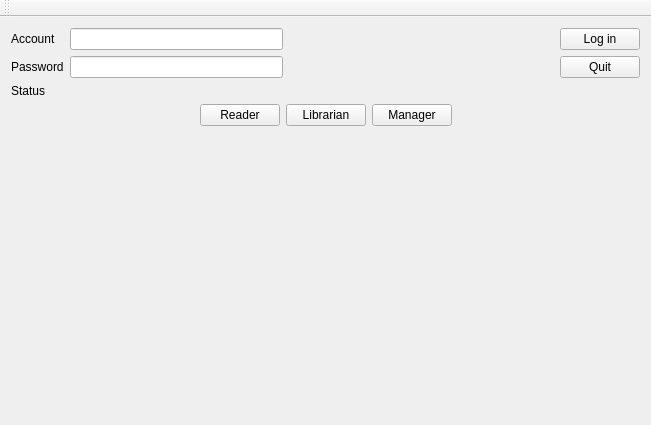
<?xml version="1.0" encoding="UTF-8"?>
<ui version="4.0">
 <class>LoginForm</class>
 <widget class="QMainWindow" name="LoginForm">
  <property name="geometry">
   <rect>
    <x>0</x>
    <y>0</y>
    <width>651</width>
    <height>425</height>
   </rect>
  </property>
  <property name="windowTitle">
   <string>LoginForm</string>
  </property>
  <widget class="QWidget" name="centralWidget">
   <layout class="QVBoxLayout" name="verticalLayout_2">
    <item>
     <layout class="QHBoxLayout" name="horizontalLayout">
      <item>
       <layout class="QGridLayout" name="gridLayout">
        <item row="0" column="0">
         <widget class="QLabel" name="labelAccount">
          <property name="text">
           <string>Account</string>
          </property>
         </widget>
        </item>
        <item row="0" column="1">
         <widget class="QLineEdit" name="inputAccount"/>
        </item>
        <item row="1" column="0">
         <widget class="QLabel" name="labelPassword">
          <property name="text">
           <string>Password</string>
          </property>
         </widget>
        </item>
        <item row="1" column="1">
         <widget class="QLineEdit" name="inputPassword"/>
        </item>
       </layout>
      </item>
      <item>
       <spacer name="horizontalSpacer">
        <property name="orientation">
         <enum>Qt::Horizontal</enum>
        </property>
        <property name="sizeHint" stdset="0">
         <size>
          <width>28</width>
          <height>20</height>
         </size>
        </property>
       </spacer>
      </item>
      <item>
       <layout class="QVBoxLayout" name="verticalLayout">
        <item>
         <widget class="QPushButton" name="buttonLogin">
          <property name="text">
           <string>Log in</string>
          </property>
         </widget>
        </item>
        <item>
         <widget class="QPushButton" name="buttonQuit">
          <property name="text">
           <string>Quit</string>
          </property>
         </widget>
        </item>
       </layout>
      </item>
     </layout>
    </item>
    <item>
     <widget class="QLabel" name="labelStatus">
      <property name="text">
       <string>Status</string>
      </property>
     </widget>
    </item>
    <item>
     <layout class="QHBoxLayout" name="horizontalLayout_2">
      <item>
       <spacer name="horizontalSpacer_2">
        <property name="orientation">
         <enum>Qt::Horizontal</enum>
        </property>
        <property name="sizeHint" stdset="0">
         <size>
          <width>40</width>
          <height>20</height>
         </size>
        </property>
       </spacer>
      </item>
      <item>
       <widget class="QPushButton" name="bReader">
        <property name="text">
         <string>Reader</string>
        </property>
       </widget>
      </item>
      <item>
       <widget class="QPushButton" name="bLibrarian">
        <property name="text">
         <string>Librarian</string>
        </property>
       </widget>
      </item>
      <item>
       <widget class="QPushButton" name="bManager">
        <property name="text">
         <string>Manager</string>
        </property>
       </widget>
      </item>
      <item>
       <spacer name="horizontalSpacer_3">
        <property name="orientation">
         <enum>Qt::Horizontal</enum>
        </property>
        <property name="sizeHint" stdset="0">
         <size>
          <width>40</width>
          <height>20</height>
         </size>
        </property>
       </spacer>
      </item>
     </layout>
    </item>
    <item>
     <spacer name="verticalSpacer">
      <property name="orientation">
       <enum>Qt::Vertical</enum>
      </property>
      <property name="sizeHint" stdset="0">
       <size>
        <width>20</width>
        <height>298</height>
       </size>
      </property>
     </spacer>
    </item>
   </layout>
  </widget>
  <widget class="QToolBar" name="mainToolBar">
   <attribute name="toolBarArea">
    <enum>TopToolBarArea</enum>
   </attribute>
   <attribute name="toolBarBreak">
    <bool>false</bool>
   </attribute>
  </widget>
 </widget>
 <layoutdefault spacing="6" margin="11"/>
 <resources/>
 <connections/>
</ui>
